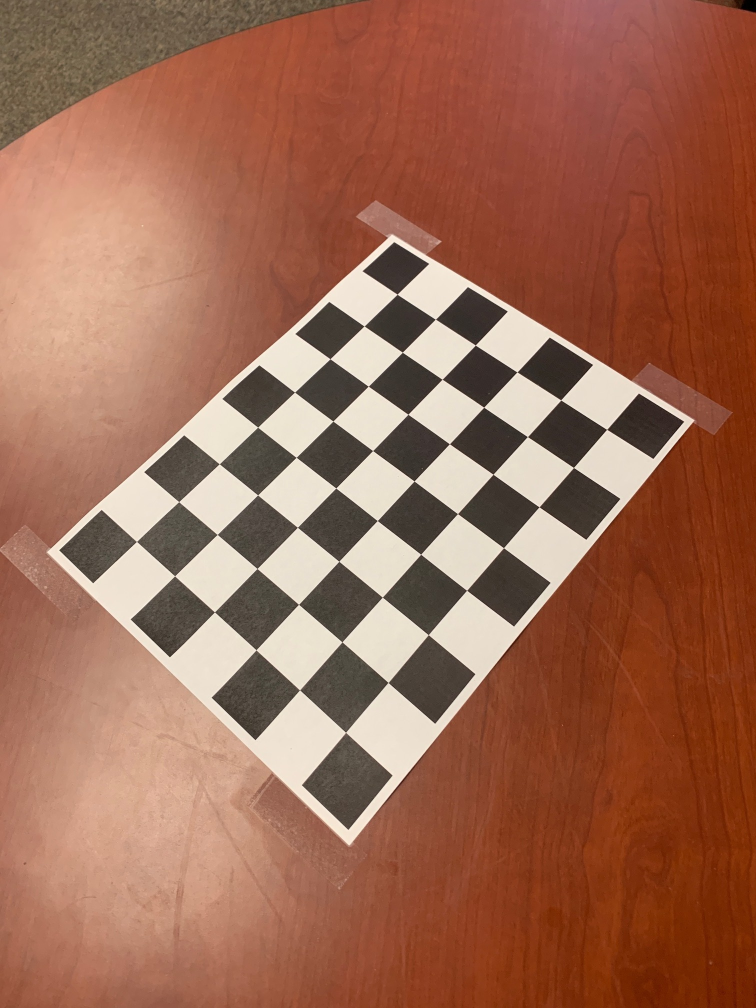
#> input picture Assignment3/calib1/Left.jpg, 1512 x 2016 px (shown at 1/2 size); the run also reads 1 picture not shown here
$ jupyter execute --allow-errors assignment3.ipynb   (shell and % lines are left out)
#> lines starting #> are read from the running program, lines starting #| are printed output that depends on the picture
### Assignment3/visutils.py
import numpy as np
def set_axes_equal_3d(ax):
    '''Make axes of 3D plot have equal scale so that spheres appear as spheres,
    cubes as cubes, etc..  This is one possible solution to Matplotlib's
    ax.set_aspect('equal') and ax.axis('equal') not working for 3D.

    Input
      ax: a matplotlib axis, e.g., as output from plt.gca().
    '''

    limits = np.array([ax.get_xlim3d(),ax.get_ylim3d(),ax.get_zlim3d()])
    origin = np.mean(limits, axis=1)
    radius = 0.5 * np.max(np.abs(limits[:, 1] - limits[:, 0]))
    ax.set_xlim3d([origin[0] - radius, origin[0] + radius])
    ax.set_ylim3d([origin[1] - radius, origin[1] + radius])
    ax.set_zlim3d([origin[2] - radius, origin[2] + radius])

def label_axes(ax):
    '''Label x,y,z axes with default labels'''
    ax.set_xlabel('x')
    ax.set_ylabel('y')
    ax.set_zlabel('z')

### Assignment3/assignment3.ipynb
# Assignment 3 : Calibration

---
Please edit the cell below to include your name and student ID #

**name:**
Lydia Qiao

**SID:**
45837573

# 1. Parameterizing 3D Rotations

In order to optimize over the camera rotation during calibration, we need a way to parameterize the space of 3D rotations. There are many different ways to do this and each comes with different tradeoffs, but for our purposes we will adopt a simple approach of building a rotation by a sequence of rotations around the X, Y and Z axes (so called *Tait-Bryan angles*, see https://en.wikipedia.org/wiki/Euler_angles for more discussion)

## 1.1 Implement

Write a function **makerotation** which takes as input three angles **rx,ry,rz** and returns a rotation matrix corresponding to rotating by **rx** degrees around the x-axis, followed by a rotation of **ry** degrees around the y-axis, followed by a rotation of **rz** degrees around the z-axis.

[cell 1]
import numpy as np
import matplotlib.pyplot as plt
import scipy.optimize
import matplotlib.patches as patches
from mpl_toolkits.mplot3d import Axes3D
import visutils

[cell 2]
def makerotation(rx,ry,rz):
    """
    Generate a rotation matrix

    Parameters
    ----------
    rx,ry,rz : floats
        Amount to rotate around x, y and z axes in degrees


    Returns
    -------
    R : 2D numpy.array (dtype=float)
        Rotation matrix of shape (3,3)
    """
    xangle=np.radians(rx)
    yangle=np.radians(ry)
    zangle=np.radians(rz)
    rz_matrix= np.array([[np.cos(zangle),- np.sin(zangle),0],[(np.sin(zangle)),(np.cos(zangle)),0],[0,0,1]])
    ry_matrix= np.array([[np.cos(yangle),0, np.sin(yangle)],[0,1,0],[(-np.sin(yangle)),0,(np.cos(yangle))]])
    rx_matrix= np.array([[1,0,0],[0,np.cos(xangle),- np.sin(xangle)],[0,(np.sin(xangle)),(np.cos(xangle))]])
    r_matrix= rz_matrix.dot(ry_matrix)
    r_matrix= r_matrix.dot(rx_matrix)
    return r_matrix

## 1.2 Test

Work out by hand what a 90 degree rotation should look like.  Then execute the test examples below and verify/convince yourself that the output of your code matches.

Find a way to achieve the same rotation as **makerotation(90,90,0)** but without using rotation around the x-axis.  That is, determine some angles so that **makerotation(0,?,?) == makerotation(90,90,0)**

[cell 3]
#
# test your function on some simple examples
#
np.set_printoptions(precision=4,suppress=True)

print(makerotation(90,0,0))

print(makerotation(0,90,0))

print(makerotation(0,0,90))

print(makerotation(90,90,0))

ry = 90
rz = 90
print(makerotation(0,ry,rz))

# figure out what ry,rz values are needed in order to pass this test
#> (the rest of this cell did not finish here and is left out)

# 2. Reprojection Error

We will now specify a function which computes the reprojection error.  This is the function that we will later optimize when calibrating the camera extrinsic parameters. Take a look at the documentation for **scipy.optimize.leastsq**.  The optimizer expects that our function should take a vector of parameters and
return a vector of residuals which it will square and sum up to get the total error. For this reason, we will structure our code in the following way.

First, write a member function for the Camera class called **update_extrinsics** which takes a vector of 6 parameters (rx,ry,rz,tx,ty,tz). The function should keep the same intrinsic parameters (f,c) but update the extrinsic parameters (R,t) based on the entries in the parameter vector.

Second, implement a function named **residuals** which computes the difference between a provided set of 2D point coordinates and the projection of 3D point coordinates by specified camera.  The residuals function takes as input the 3D points, the target 2D points, a camera with specified intrinsic parameters, and an extrinsic parameter vector. You should use **update_extrinsics** to update the extrinsic parameters, compute the projection of the 3D points with the updated camera and return a 1D vector containing the differences of all the x and y coordinates.

[cell 4]
class Camera:
    """
    A simple data structure describing camera parameters

    The parameters describing the camera
    cam.f : float   --- camera focal length (in units of pixels)
    cam.c : 2x1 vector  --- offset of principle point
    cam.R : 3x3 matrix --- camera rotation
    cam.t : 3x1 vector --- camera translation

    """

    def __init__(self,f,c,R,t):
        self.f = f
        self.c = c
        self.R = R
        self.t = t

    def __str__(self):
        return f'Camera : \n f={self.f} \n c={self.c.T} \n R={self.R} \n t = {self.t.T}'

    def project(self,pts3):
        """
        Project the given 3D points in world coordinates into the specified camera

        Parameters
        ----------
        pts3 : 2D numpy.array (dtype=float)
            Coordinates of N points stored in a array of shape (3,N)

        Returns
        -------
        pts2 : 2D numpy.array (dtype=float)
            Image coordinates of N points stored in an array of shape (2,N)

        """
        assert(pts3.shape[0]==3)
        temp=pts3.copy()
#         print(self.t.reshape((3,1)))
        temp=np.subtract(temp,self.t)

        rr=np.linalg.inv(self.R)
        r=np.dot(rr,temp)
        r[0,:]=np.divide(r[0,:],r[2,:])
        r[1,:]=np.divide(r[1,:],r[2,:])
        r= r*self.f
        pts2=r[0:2,:]
        pts2=pts2+self.c
        assert(pts2.shape[1]==pts3.shape[1])
        assert(pts2.shape[0]==2)

        return pts2


    def update_extrinsics(self,params):
        """
        Given a vector of extrinsic parameters, update the camera
        to use the provided parameters.

        Parameters
        ----------
        params : 1D numpy.array of shape (6,) (dtype=float)
            Camera parameters we are optimizing over stored in a vector
            params[:3] are the rotation angles, params[3:] are the translation

        """
        self.t=params[3:].reshape(3,1)
        self.R=makerotation(params[0],params[1],params[2])

[cell 5]
def residuals(pts3,pts2,cam,params):
    """
    Compute the difference between the projection of 3D points by the camera
    with the given parameters and the observed 2D locations

    Parameters
    ----------
    pts3 : 2D numpy.array (dtype=float)
        Coordinates of N points stored in a array of shape (3,N)

    pts2 : 2D numpy.array (dtype=float)
        Coordinates of N points stored in a array of shape (2,N)

    params : 1D numpy.array (dtype=float)
        Camera parameters we are optimizing stored in a vector of shape (6,)

    Returns
    -------
    residual : 1D numpy.array (dtype=float)
        Vector of residual 2D projection errors of size 2*N

    """
#     print("residuals",pts2.size,pts3.size)
    z= np.zeros((1,pts2[0].size))
    cam.update_extrinsics(params)
    pts2_d=cam.project(pts3)
    z=pts2-pts2_d
    zz=np.reshape(z,pts2.size, order='F')

    return zz
# [16 lines of commented-out code are left out]
    return z

[cell 6]
#
# Test the residual function to make sure it is doing the right thing.
#

# create two cameras with same intrinsic but slightly different extrinsic parameters
camA = Camera(f=200,c=np.array([[50,50]]).T,t=np.array([[0,0,0]]).T, R=makerotation(0,0,0))
camB = Camera(f=200,c=np.array([[50,50]]).T,t=np.array([[0,0,0]]).T, R=makerotation(0,0,0))

paramsA = np.array([0,0,0,0.5,0.5,-2.5])
paramsB = np.array([0,0,5,0.5,0.5,-3])
camA.update_extrinsics(paramsA)
camB.update_extrinsics(paramsB)

print(camA)
print(camB)

# create a test object (corners of a 3D cube)
pts3 = np.array([[0,0,0],[0,0,1],[0,1,1],[0,1,0],[1,1,0],[1,0,0],[1,0,1],[1,1,1]]).T
# print(pts3)

# visualize the two projections
pts2A = camA.project(pts3)
pts2B = camB.project(pts3)

plt.plot(pts2A[0,:],pts2A[1,:],'r')
plt.plot(pts2B[0,:],pts2B[1,:],'b')
plt.show()
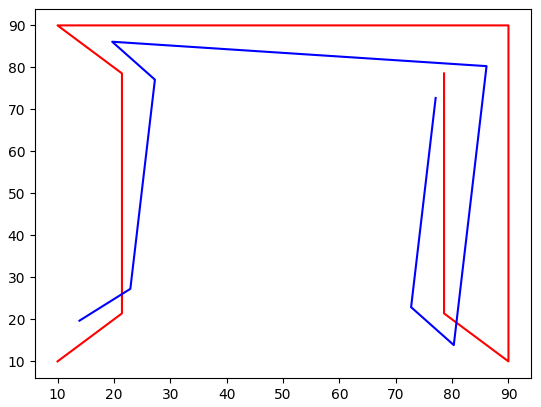
#> figure drawn by matplotlib, 1 panel

# double check that the residuals are the same as the difference in the reprojected coordinates
print("\n residuals of camB relative to camA")
print(residuals(pts3,pts2A,camB,paramsB))
print(pts2A-pts2B)

print("\n residuals of camA relative to camB")
print(residuals(pts3,pts2B,camA,paramsA))
print(pts2B-pts2A)

# 3. Camera Pose Estimation

We are now ready to estimate camera pose using optimize.  Implement a function **calibratePose** which takes as input the 3D coordinates of a calibration object, the observed 2D coordinates in the image, and an initial guess of the camera. Your function should use **scipy.optimize.leastsq** to optimize the extrinsic parameters in order to minimize the reprojection error. Since the **residuals** function takes additional arguments and **leastsq** expects a function which only takes the parameter vector as input, you should use Python's **lambda** function to wrap **residuals**, subistituting in the parameters that are fixed during the optimization. Once you have determined the optimum parameters, update the extrinsic parameters to the optimum and return the resulting camera.

## 3.1 Implementation

[cell 7]
def calibratePose(pts3,pts2,cam,params_init):
    """
    Calibrate the provided camera by updating R,t so that pts3 projects
    as close as possible to pts2

    Parameters
    ----------
    pts3 : 2D numpy.array (dtype=float)
        Coordinates of N points stored in a array of shape (3,N)

    pts2 : 2D numpy.array (dtype=float)
        Coordinates of N points stored in a array of shape (2,N)

    cam : Camera
        Initial estimate of camera

    params_init : 1D numpy.array (dtype=float)
        Initial estimate of camera extrinsic parameters ()
        params[0:2] are the rotation angles, params[2:5] are the translation

    Returns
    -------
    cam : Camera
        Refined estimate of camera with updated R,t parameters

    """
    x = lambda params_init,pts3=pts3,pts2=pts2,cam=cam: residuals(pts3,pts2,cam,params_init)
    input_int = [pts3,pts2,cam,params_init]
    ex= scipy.optimize.leastsq(x,params_init)
    cam.update_extrinsics(ex[0])
    return cam

# 3.2 Synthetic Test Example and Failure Cases

Use the code below to check that your calibrate function works. Add some code to also visualize the point locations in 3D and the location and orientation of the camera (i.e., using the 3D plotting functions from Assignment 2)

Once you are confident that your calibration function is behaving correctly, you should experiment with changing the initial parameters.  Find a set of initial parameters which yields a ***wrong*** solution (i.e. where the Final Camera is not similar to the True Camera).  In the text box below indicate what bad initialization you used and the resulting set of camera parameters after the optimization. Give a brief explanation of where this bad camera is located and what direction it is oriented in.

[cell 8]
# 3D calibration object
pts3 = np.array([[0,0,0],[0,0,1],[0,1,1],[0,1,0],[1,1,0],[1,0,0],[1,0,1],[1,1,1]]).T

# true camera
cam_true = Camera(f=50,c=np.array([[50,50]]).T,t=np.array([[-1,-1,-2]]).T, R=makerotation(10,0,0))

print("\n True Camera")
print(cam_true)

# image of calibration object with some simulated noise in the 2D locations
pts2 = cam_true.project(pts3)
noiselevel = 0.5
pts2 = pts2 + noiselevel*np.random.randn(pts2.shape[0],pts2.shape[1])

# initial guess of camera params
cam = Camera(f=50,c=np.array([[50,50]]).T,t=np.array([[0,0,0]]).T, R=makerotation(0,0,0))
params_init = np.array([0,0,0,0,0,-2])
cam.update_extrinsics(params_init)

print("\n Initial Camera")
print(cam)
pts2init = cam.project(pts3)

# now run calibration
cam = calibratePose(pts3,pts2,cam,params_init)

print("\n Final Camera")
print(cam)
pts2final = cam.project(pts3)

#
# Plot the true, initial and final reprojections
# The final reprojection should be on top of the true image
#
plt.plot(pts2[0,:],pts2[1,:],'bo')
plt.plot(pts2init[0,:],pts2init[1,:],'r')
plt.plot(pts2final[0,:],pts2final[1,:],'k')
plt.show()
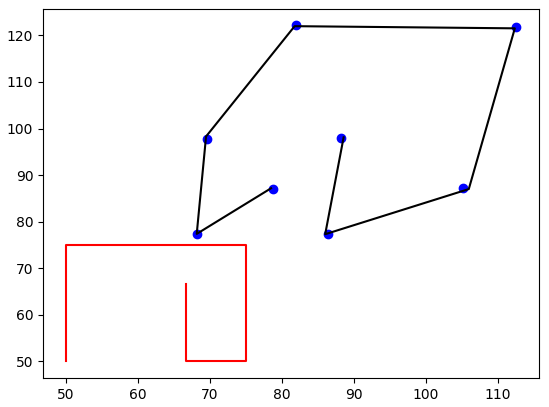
#> figure drawn by matplotlib, 1 panel

#
# Add some additional visualiztion here to show the points in 3D and the locations and orientations
# of cam_true and cam.  You can either use a 3D plot or show multiple 2D plots (e.g. overhead
# and side views)
#

[cell 9]
#
# Now repeat the calibration but with a setting for params_init that results
# in the optimization finding a poor solution (a bad local minima)
#np.array([0,10,0,1,1,2])
params_init = np.array([0,10,0,1,1,2])
cam = Camera(f=50,c=np.array([[50,50]]).T,t=np.array([[0,0,0]]).T, R=makerotation(0,0,0))

cam.update_extrinsics(params_init)

print("\n Initial Camera")
print(cam)
pts2init = cam.project(pts3)

# now run calibration
cam = calibratePose(pts3,pts2,cam,params_init)

print("\n Final Camera")
print(cam)
pts2final = cam.project(pts3)

#
# Plot the true, initial and final reprojections
# The final reprojection should be on top of the true image
#
plt.plot(pts2[0,:],pts2[1,:],'bo')
plt.plot(pts2init[0,:],pts2init[1,:],'r')
plt.plot(pts2final[0,:],pts2final[1,:],'k')
plt.show()
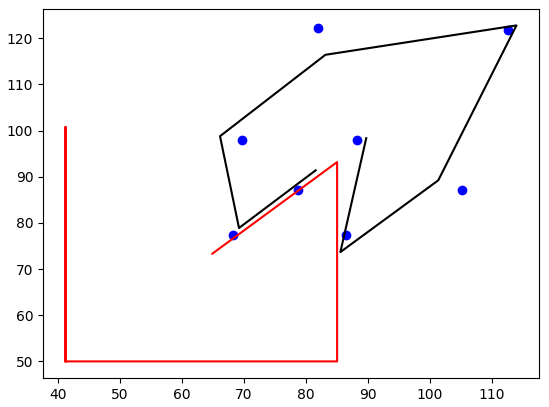
#> figure drawn by matplotlib, 1 panel
#
# Visualize the resulting bad solution.
#
print("The camera located at [1,1,2] and rotate 10 degrees around the y axis")

**describe the failure mode here... how is the camera located and oriented for the bad local minima?**

# 4. Calibration from real images

There is a provided set of calibration images (images of a planar checkerboard) along with stereo pair depicting an object. In order to calibrate the intrinsic camera parameters we will use the OpenCV library which includes functionality for automatically detecting corners of the checkerboard and estimating intrinsic parameters. To install OpenCV python libraries in your Anaconda environment. You can do this from the terminal via the command **conda install opencv** or via the Anconda Navigator gui.

I have provide a standalone script **calibrate.py** which uses OpenCV to carry out calibration of the camera intrinsic parameters for a series of checkerboard images. Read through the provided script to understand the code and modify file paths as necessary in order to compute the intrinsic camera parameters from the set of provided calibration images.

## 4.1 Implementation

Fill in the code snippet below to carry out the following steps.

0. Run the **calibrate.py** script to estimate the intrinsic camera parameters.

1. Load in the intrinsic parameter calibration data saved by the script in *calibration.pickle*. Since our camera model assumes that the focal length is the same in the x and y axes, you can set your f to be the average of the two estimated by the script.

2. Load in the test images *Left.jpg* and *Right.jpg* and use the **cv2.findChessboardCorners** function in order to automatically get the 2D coordinates of the corners in the image.

3. Specify the true 3D coordinates of the 6x8 grid of checkerboard corners. The squares are 2.8cm x 2.8cm.

5. Use your **calibratePose** function to estimate the R,t for each camera. You will likely need to experiment with selecting the initial parameters in order to get a good solution (e.g., translate so the cameras have positive z coordinates and rotate so they are looking down on the checkerboard).

6. Finally, as a consistency check, once you have the calibrated pose for each camera, you can use your triangulate function to estimate the 3D coordinates of the checkerboard corners based on the 2D points in the left and right camera. The re-triangulated points should be close to the specified true 3D coordinates.

[cell 10]
def triangulate(pts2L,camL,pts2R,camR):
    """
    Triangulate the set of points seen at location pts2L / pts2R in the
    corresponding pair of cameras. Return the 3D coordinates relative
    to the global coordinate system


    Parameters
    ----------
    pts2L : 2D numpy.array (dtype=float)
        Coordinates of N points stored in a array of shape (2,N) seen from camL camera

    pts2R : 2D numpy.array (dtype=float)
        Coordinates of N points stored in a array of shape (2,N) seen from camR camera

    camL : Camera
        The first "left" camera view

    camR : Camera
        The second "right" camera view

    Returns
    -------
    pts3 : 2D numpy.array (dtype=float)
        (3,N) array containing 3D coordinates of the points in global coordinates

    """

    #
    # Your code goes here.  I recommend adding assert statements to check the
    # sizes of the inputs and outputs to make sure they are correct
    #

#qL, and qR
    a= pts2L.copy()
    a= a-camL.c
    a= np.divide(a,camL.f)

    b= pts2R.copy()
    b= b-camR.c
    b= np.divide(b,camR.f)

    one=np.ones((1,pts2L.shape[1]))
    qL= np.concatenate((a,one))
    qR= np.concatenate((b,one))

#Ax=t
    A0=np.dot(camL.R,qL)
    A1=-np.dot(camR.R,qR)
    t=camR.t-camL.t

    z= np.zeros((2,pts2L[0].size))
#     print(A0,A1)
    for i in range(A0.shape[1]):
        temp= np.dstack((A0[:,i],A1[:,i]))
        temp= temp.reshape(3,2)
#         print(temp)
        ztemp =np.linalg.lstsq(temp,t)
        z[0,i]=ztemp[0][0]
        z[1,i]=ztemp[0][1]
#         print(ztemp[0])

    pL= z[0,:]*qL
    pR=z[1,:]*qR


    ptsL =np.dot(camL.R,pL)+ camL.t
    ptsR=np.dot(camR.R,pR)+ camR.t
    pts3=(ptsL+ptsR)/2
#     print(pts3[0:3,0])
    return pts3

[cell 11]
import cv2
import pickle

# import calibrate.py
# calibrate
# load in the intrinsic camera parameters from 'calibration.pickle'
intrinsic_param = pickle.load(open('/Users/ooo/Documents/CS117/Assignment3/calibration.pickle','rb'))
#> (reads Assignment3/calibration.pickle from the repository)
# print(intrinsic_param)
fc= (intrinsic_param['fx']+intrinsic_param['fy'])/2

# create Camera objects representing the left and right cameras
# use the known intrinsic parameters you loaded in.
camL = Camera(f=fc,c=np.array([[intrinsic_param['cx'],intrinsic_param['cy']]]).T,
              t=np.array([[0,0,0]]).T, R=makerotation(0,0,0))
camR = Camera(f=fc,c=np.array([[intrinsic_param['cx'],intrinsic_param['cy']]]).T,
              t=np.array([[1,0,0]]).T, R=makerotation(0,0,0))
# load in the left and right images and find the coordinates of
# the chessboard corners using OpenCV
imgL = plt.imread('calib1/Left.jpg')
#> imgL is the input picture: shape (2016, 1512, 3); mean R, G, B 157.1, 105.6, 83.5
ret, cornersL = cv2.findChessboardCorners(imgL, (8,6), None)
#> ret = True; cornersL = 48 rows, first 8: [273.5, 1083.4], [357.9, 1003.7], [438.9, 928], [515.7, 854.7], [589.6, 784.6], [660.4, 717.9], [728.5, 652.5], [794.5, 588.8]
#> (the rest of the program and of its run is left out)
